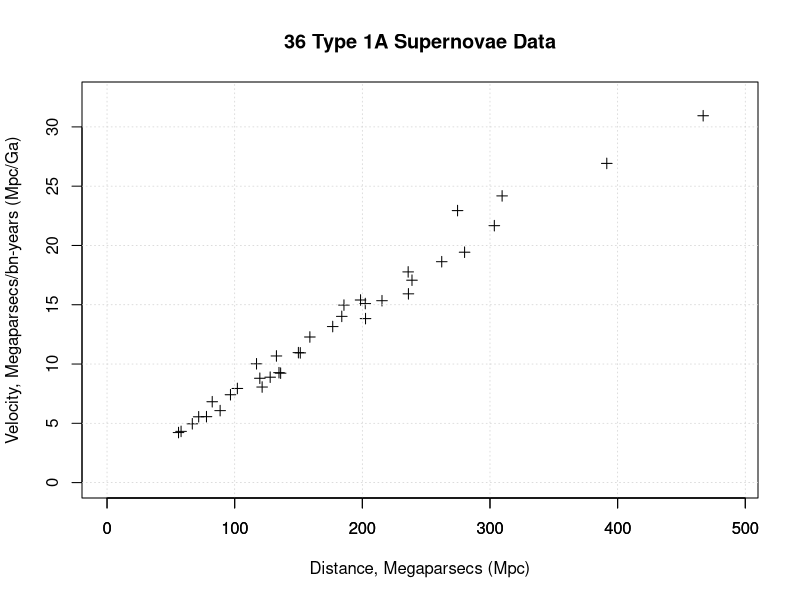

This chart was generated by the following R code:
## ---- chunk 1
knitr::opts_chunk$set(echo = TRUE)
#install.packages("tidyverse")
require(tidyverse)
## ---- chunk 2
supern <- read.csv(file="supernovae_mth3028.csv", header=FALSE)[2:37,] # Only Relevant Data
super <- data.frame(matrix(as.numeric(unlist(supern)), nrow=36, ncol=2)) # Numeric data frame
colnames(super) <- c("velocity", "distance")
plot(super$distance, super$velocity, main="36 Type 1A Supernovae Data",
     xlab="Distance, Megaparsecs (Mpc)",ylab="Velocity, Megaparsecs/bn-years (Mpc/Ga)", 
     xlim=c(0, max(super$distance)*1.05), ylim=c(0,max(super$velocity)*1.05), pch=3)
grid(lwd = 0.75); axis(1)
